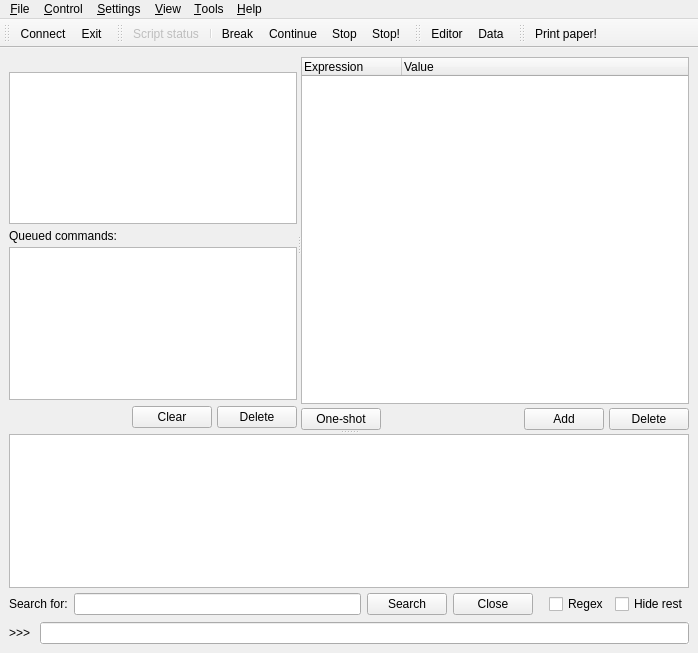
<?xml version="1.0" encoding="UTF-8"?>
<ui version="4.0">
 <class>MainWindow</class>
 <widget class="QMainWindow" name="MainWindow">
  <property name="geometry">
   <rect>
    <x>0</x>
    <y>0</y>
    <width>698</width>
    <height>653</height>
   </rect>
  </property>
  <property name="windowIcon">
   <iconset resource="../../resources/nicm-gui.qrc">
    <normaloff>:/sunny</normaloff>:/sunny</iconset>
  </property>
  <property name="toolButtonStyle">
   <enum>Qt::ToolButtonIconOnly</enum>
  </property>
  <widget class="QWidget" name="centralwidget">
   <layout class="QVBoxLayout" name="verticalLayout">
    <item>
     <widget class="QSplitter" name="mainSplitter">
      <property name="orientation">
       <enum>Qt::Vertical</enum>
      </property>
      <widget class="QSplitter" name="topSplitter">
       <property name="orientation">
        <enum>Qt::Horizontal</enum>
       </property>
       <widget class="QWidget" name="layoutWidget">
        <layout class="QVBoxLayout" name="tracelayout">
         <property name="spacing">
          <number>1</number>
         </property>
         <property name="margin">
          <number>0</number>
         </property>
         <item>
          <widget class="QLabel" name="statusLabel">
           <property name="text">
            <string>&lt;status&gt;</string>
           </property>
          </widget>
         </item>
         <item>
          <widget class="QListWidget" name="traceView">
           <property name="frameShadow">
            <enum>QFrame::Plain</enum>
           </property>
          </widget>
         </item>
         <item>
          <widget class="QFrame" name="queueFrame">
           <layout class="QGridLayout" name="gridLayout_2">
            <property name="leftMargin">
             <number>0</number>
            </property>
            <property name="topMargin">
             <number>4</number>
            </property>
            <property name="rightMargin">
             <number>0</number>
            </property>
            <property name="bottomMargin">
             <number>0</number>
            </property>
            <property name="horizontalSpacing">
             <number>5</number>
            </property>
            <property name="verticalSpacing">
             <number>4</number>
            </property>
            <item row="1" column="0" colspan="3">
             <widget class="QListWidget" name="queueView"/>
            </item>
            <item row="2" column="0">
             <spacer name="horizontalSpacer_2">
              <property name="orientation">
               <enum>Qt::Horizontal</enum>
              </property>
              <property name="sizeType">
               <enum>QSizePolicy::MinimumExpanding</enum>
              </property>
              <property name="sizeHint" stdset="0">
               <size>
                <width>118</width>
                <height>26</height>
               </size>
              </property>
             </spacer>
            </item>
            <item row="2" column="1">
             <widget class="QPushButton" name="clearQueue">
              <property name="text">
               <string>Clear</string>
              </property>
             </widget>
            </item>
            <item row="2" column="2">
             <widget class="QPushButton" name="deleteQueueItem">
              <property name="text">
               <string>Delete</string>
              </property>
             </widget>
            </item>
            <item row="0" column="0" colspan="3">
             <widget class="QLabel" name="label_3">
              <property name="text">
               <string>Queued commands:</string>
              </property>
             </widget>
            </item>
           </layout>
          </widget>
         </item>
        </layout>
       </widget>
       <widget class="QWidget" name="layoutWidget">
        <layout class="QGridLayout" name="gridLayout">
         <property name="horizontalSpacing">
          <number>5</number>
         </property>
         <property name="verticalSpacing">
          <number>4</number>
         </property>
         <property name="margin">
          <number>0</number>
         </property>
         <item row="0" column="0" colspan="4">
          <widget class="QTreeWidget" name="watchView">
           <property name="sizePolicy">
            <sizepolicy hsizetype="MinimumExpanding" vsizetype="Expanding">
             <horstretch>0</horstretch>
             <verstretch>0</verstretch>
            </sizepolicy>
           </property>
           <property name="autoFillBackground">
            <bool>true</bool>
           </property>
           <property name="frameShadow">
            <enum>QFrame::Plain</enum>
           </property>
           <property name="alternatingRowColors">
            <bool>true</bool>
           </property>
           <property name="allColumnsShowFocus">
            <bool>true</bool>
           </property>
           <column>
            <property name="text">
             <string>Expression</string>
            </property>
           </column>
           <column>
            <property name="text">
             <string>Value</string>
            </property>
           </column>
          </widget>
         </item>
         <item row="1" column="2">
          <widget class="QPushButton" name="addWatch">
           <property name="text">
            <string>Add</string>
           </property>
          </widget>
         </item>
         <item row="1" column="3">
          <widget class="QPushButton" name="deleteWatch">
           <property name="text">
            <string>Delete</string>
           </property>
          </widget>
         </item>
         <item row="1" column="1">
          <spacer name="horizontalSpacer">
           <property name="orientation">
            <enum>Qt::Horizontal</enum>
           </property>
           <property name="sizeType">
            <enum>QSizePolicy::Expanding</enum>
           </property>
           <property name="sizeHint" stdset="0">
            <size>
             <width>138</width>
             <height>20</height>
            </size>
           </property>
          </spacer>
         </item>
         <item row="1" column="0">
          <widget class="QPushButton" name="oneShotEval">
           <property name="text">
            <string>One-shot</string>
           </property>
          </widget>
         </item>
        </layout>
       </widget>
      </widget>
      <widget class="QWidget" name="layoutWidget">
       <layout class="QVBoxLayout" name="outViewLayout">
        <property name="spacing">
         <number>3</number>
        </property>
        <property name="margin">
         <number>0</number>
        </property>
        <item>
         <widget class="OutputView" name="outView">
          <property name="autoFillBackground">
           <bool>true</bool>
          </property>
          <property name="frameShadow">
           <enum>QFrame::Plain</enum>
          </property>
          <property name="tabChangesFocus">
           <bool>true</bool>
          </property>
          <property name="undoRedoEnabled">
           <bool>false</bool>
          </property>
          <property name="lineWrapMode">
           <enum>QTextEdit::NoWrap</enum>
          </property>
          <property name="readOnly">
           <bool>true</bool>
          </property>
          <property name="textInteractionFlags">
           <set>Qt::TextBrowserInteraction</set>
          </property>
          <property name="openLinks">
           <bool>false</bool>
          </property>
         </widget>
        </item>
        <item>
         <widget class="QFrame" name="grepPanel">
          <property name="sizePolicy">
           <sizepolicy hsizetype="Preferred" vsizetype="Preferred">
            <horstretch>0</horstretch>
            <verstretch>0</verstretch>
           </sizepolicy>
          </property>
          <property name="frameShape">
           <enum>QFrame::NoFrame</enum>
          </property>
          <property name="frameShadow">
           <enum>QFrame::Raised</enum>
          </property>
          <layout class="QHBoxLayout" name="horizontalLayout_2">
           <property name="leftMargin">
            <number>0</number>
           </property>
           <property name="topMargin">
            <number>2</number>
           </property>
           <property name="rightMargin">
            <number>0</number>
           </property>
           <property name="bottomMargin">
            <number>1</number>
           </property>
           <item>
            <widget class="QLabel" name="label_2">
             <property name="text">
              <string>Search for:</string>
             </property>
            </widget>
           </item>
           <item>
            <widget class="HistoryLineEdit" name="grepText"/>
           </item>
           <item>
            <widget class="QPushButton" name="grepSearch">
             <property name="sizePolicy">
              <sizepolicy hsizetype="Minimum" vsizetype="Ignored">
               <horstretch>0</horstretch>
               <verstretch>0</verstretch>
              </sizepolicy>
             </property>
             <property name="text">
              <string>Search</string>
             </property>
             <property name="autoDefault">
              <bool>false</bool>
             </property>
            </widget>
           </item>
           <item>
            <widget class="QPushButton" name="grepClose">
             <property name="sizePolicy">
              <sizepolicy hsizetype="Preferred" vsizetype="Ignored">
               <horstretch>0</horstretch>
               <verstretch>0</verstretch>
              </sizepolicy>
             </property>
             <property name="text">
              <string>Close</string>
             </property>
            </widget>
           </item>
           <item>
            <spacer name="horizontalSpacer_3">
             <property name="orientation">
              <enum>Qt::Horizontal</enum>
             </property>
             <property name="sizeType">
              <enum>QSizePolicy::Fixed</enum>
             </property>
             <property name="sizeHint" stdset="0">
              <size>
               <width>10</width>
               <height>20</height>
              </size>
             </property>
            </spacer>
           </item>
           <item>
            <widget class="QCheckBox" name="grepRegex">
             <property name="text">
              <string>Regex</string>
             </property>
            </widget>
           </item>
           <item>
            <widget class="QCheckBox" name="grepHideRest">
             <property name="text">
              <string>Hide rest</string>
             </property>
            </widget>
           </item>
          </layout>
         </widget>
        </item>
       </layout>
      </widget>
     </widget>
    </item>
    <item>
     <layout class="QHBoxLayout" name="horizontalLayout">
      <property name="topMargin">
       <number>0</number>
      </property>
      <property name="bottomMargin">
       <number>0</number>
      </property>
      <item>
       <widget class="QLabel" name="label">
        <property name="text">
         <string>&gt;&gt;&gt; </string>
        </property>
        <property name="buddy">
         <cstring>commandInput</cstring>
        </property>
       </widget>
      </item>
      <item>
       <widget class="HistoryLineEdit" name="commandInput">
        <property name="autoFillBackground">
         <bool>true</bool>
        </property>
       </widget>
      </item>
     </layout>
    </item>
   </layout>
  </widget>
  <widget class="QMenuBar" name="menubar">
   <property name="geometry">
    <rect>
     <x>0</x>
     <y>0</y>
     <width>698</width>
     <height>23</height>
    </rect>
   </property>
   <widget class="QMenu" name="menuFile">
    <property name="title">
     <string>&amp;File</string>
    </property>
    <addaction name="actionConnect"/>
    <addaction name="separator"/>
    <addaction name="actionGrep"/>
    <addaction name="actionSave"/>
    <addaction name="actionPrint"/>
    <addaction name="separator"/>
    <addaction name="actionExit"/>
   </widget>
   <widget class="QMenu" name="menuControl">
    <property name="title">
     <string>&amp;Control</string>
    </property>
    <addaction name="actionBreak"/>
    <addaction name="actionContinue"/>
    <addaction name="actionStop"/>
    <addaction name="actionEmergencyStop"/>
    <addaction name="separator"/>
    <addaction name="actionRunCommand"/>
    <addaction name="actionReload"/>
   </widget>
   <widget class="QMenu" name="menuSettings">
    <property name="title">
     <string>&amp;Settings</string>
    </property>
    <addaction name="actionFont"/>
    <addaction name="actionColor"/>
    <addaction name="separator"/>
    <addaction name="actionConnectionData"/>
    <addaction name="actionPreferences"/>
   </widget>
   <widget class="QMenu" name="menuView">
    <property name="title">
     <string>&amp;View</string>
    </property>
    <addaction name="actionUserEditor"/>
    <addaction name="actionAnalysis"/>
   </widget>
   <widget class="QMenu" name="menuHelp">
    <property name="title">
     <string>&amp;Help</string>
    </property>
    <addaction name="actionAbout"/>
    <addaction name="actionAboutQt"/>
   </widget>
   <widget class="QMenu" name="menuTools">
    <property name="title">
     <string>&amp;Tools</string>
    </property>
   </widget>
   <addaction name="menuFile"/>
   <addaction name="menuControl"/>
   <addaction name="menuSettings"/>
   <addaction name="menuView"/>
   <addaction name="menuTools"/>
   <addaction name="menuHelp"/>
  </widget>
  <widget class="QToolBar" name="toolBarMain">
   <property name="windowTitle">
    <string>Connection</string>
   </property>
   <property name="toolButtonStyle">
    <enum>Qt::ToolButtonTextBesideIcon</enum>
   </property>
   <attribute name="toolBarArea">
    <enum>TopToolBarArea</enum>
   </attribute>
   <attribute name="toolBarBreak">
    <bool>false</bool>
   </attribute>
   <addaction name="actionConnect"/>
   <addaction name="actionExit"/>
  </widget>
  <widget class="QToolBar" name="toolBarControl">
   <property name="windowTitle">
    <string>Control</string>
   </property>
   <property name="toolButtonStyle">
    <enum>Qt::ToolButtonIconOnly</enum>
   </property>
   <attribute name="toolBarArea">
    <enum>TopToolBarArea</enum>
   </attribute>
   <attribute name="toolBarBreak">
    <bool>false</bool>
   </attribute>
   <addaction name="actionStatus"/>
   <addaction name="separator"/>
   <addaction name="actionBreak"/>
   <addaction name="actionContinue"/>
   <addaction name="actionStop"/>
   <addaction name="actionEmergencyStop"/>
  </widget>
  <widget class="QToolBar" name="toolBarTools">
   <property name="windowTitle">
    <string>View</string>
   </property>
   <property name="toolButtonStyle">
    <enum>Qt::ToolButtonTextBesideIcon</enum>
   </property>
   <attribute name="toolBarArea">
    <enum>TopToolBarArea</enum>
   </attribute>
   <attribute name="toolBarBreak">
    <bool>false</bool>
   </attribute>
   <addaction name="actionUserEditor"/>
   <addaction name="actionAnalysis"/>
  </widget>
  <widget class="QToolBar" name="printPaperBar">
   <property name="enabled">
    <bool>true</bool>
   </property>
   <property name="windowTitle">
    <string>Magic</string>
   </property>
   <property name="movable">
    <bool>true</bool>
   </property>
   <property name="toolButtonStyle">
    <enum>Qt::ToolButtonTextBesideIcon</enum>
   </property>
   <property name="floatable">
    <bool>true</bool>
   </property>
   <attribute name="toolBarArea">
    <enum>TopToolBarArea</enum>
   </attribute>
   <attribute name="toolBarBreak">
    <bool>false</bool>
   </attribute>
   <addaction name="actionPrintPaper"/>
  </widget>
  <action name="actionConnect">
   <property name="checkable">
    <bool>true</bool>
   </property>
   <property name="icon">
    <iconset resource="../../resources/nicm-gui.qrc">
     <normaloff>:/connect</normaloff>
     <normalon>:/disconnect</normalon>:/connect</iconset>
   </property>
   <property name="text">
    <string>&amp;Connect to server...</string>
   </property>
   <property name="iconText">
    <string>Connect</string>
   </property>
   <property name="toolTip">
    <string>Establish or break connection to server</string>
   </property>
   <property name="shortcut">
    <string>Ctrl+Shift+C</string>
   </property>
  </action>
  <action name="actionSave">
   <property name="icon">
    <iconset resource="../../resources/nicm-gui.qrc">
     <normaloff>:/save</normaloff>:/save</iconset>
   </property>
   <property name="text">
    <string>&amp;Save log...</string>
   </property>
   <property name="toolTip">
    <string>Save log window text</string>
   </property>
   <property name="shortcut">
    <string>Ctrl+S</string>
   </property>
  </action>
  <action name="actionPrint">
   <property name="icon">
    <iconset resource="../../resources/nicm-gui.qrc">
     <normaloff>:/print</normaloff>:/print</iconset>
   </property>
   <property name="text">
    <string>&amp;Print log...</string>
   </property>
   <property name="toolTip">
    <string>Print log window text</string>
   </property>
   <property name="shortcut">
    <string>Ctrl+P</string>
   </property>
  </action>
  <action name="actionExit">
   <property name="icon">
    <iconset resource="../../resources/nicm-gui.qrc">
     <normaloff>:/quit</normaloff>:/quit</iconset>
   </property>
   <property name="text">
    <string>E&amp;xit</string>
   </property>
   <property name="toolTip">
    <string>Exit program</string>
   </property>
   <property name="shortcut">
    <string>Ctrl+Q</string>
   </property>
   <property name="menuRole">
    <enum>QAction::QuitRole</enum>
   </property>
  </action>
  <action name="actionBreak">
   <property name="checkable">
    <bool>false</bool>
   </property>
   <property name="icon">
    <iconset resource="../../resources/nicm-gui.qrc">
     <normaloff>:/break</normaloff>:/break</iconset>
   </property>
   <property name="text">
    <string>&amp;Break</string>
   </property>
   <property name="toolTip">
    <string>Break running script</string>
   </property>
  </action>
  <action name="actionStop">
   <property name="icon">
    <iconset resource="../../resources/nicm-gui.qrc">
     <normaloff>:/stop</normaloff>:/stop</iconset>
   </property>
   <property name="text">
    <string>&amp;Stop</string>
   </property>
   <property name="toolTip">
    <string>Stop running script</string>
   </property>
  </action>
  <action name="actionEmergencyStop">
   <property name="icon">
    <iconset resource="../../resources/nicm-gui.qrc">
     <normaloff>:/emergency</normaloff>:/emergency</iconset>
   </property>
   <property name="text">
    <string>&amp;Emergency Stop</string>
   </property>
   <property name="iconText">
    <string>Stop!</string>
   </property>
   <property name="toolTip">
    <string>Stop script immediately and execute emergency stop actions</string>
   </property>
  </action>
  <action name="actionRunCommand">
   <property name="text">
    <string>Run &amp;command...</string>
   </property>
  </action>
  <action name="actionReload">
   <property name="text">
    <string>Reload &amp;NICM</string>
   </property>
   <property name="toolTip">
    <string>Reload nicm modules on server</string>
   </property>
   <property name="shortcut">
    <string>Ctrl+Shift+R</string>
   </property>
  </action>
  <action name="actionConnectionData">
   <property name="text">
    <string>Connection &amp;data...</string>
   </property>
  </action>
  <action name="actionFont">
   <property name="text">
    <string>&amp;Font...</string>
   </property>
  </action>
  <action name="actionColor">
   <property name="text">
    <string>&amp;Color...</string>
   </property>
  </action>
  <action name="actionUserEditor">
   <property name="icon">
    <iconset resource="../../resources/nicm-gui.qrc">
     <normaloff>:/editor</normaloff>:/editor</iconset>
   </property>
   <property name="text">
    <string>User &amp;editor</string>
   </property>
   <property name="iconText">
    <string>Editor</string>
   </property>
   <property name="shortcut">
    <string>Ctrl+E</string>
   </property>
  </action>
  <action name="actionAbout">
   <property name="text">
    <string>&amp;About...</string>
   </property>
   <property name="menuRole">
    <enum>QAction::AboutRole</enum>
   </property>
  </action>
  <action name="actionStatus">
   <property name="enabled">
    <bool>false</bool>
   </property>
   <property name="icon">
    <iconset>
     <disabledoff>:/idle</disabledoff>
    </iconset>
   </property>
   <property name="text">
    <string>Script status</string>
   </property>
  </action>
  <action name="actionPreferences">
   <property name="text">
    <string>&amp;Preferences...</string>
   </property>
  </action>
  <action name="actionAboutQt">
   <property name="text">
    <string>About Qt...</string>
   </property>
  </action>
  <action name="actionContinue">
   <property name="icon">
    <iconset resource="../../resources/nicm-gui.qrc">
     <normaloff>:/continue</normaloff>:/continue</iconset>
   </property>
   <property name="text">
    <string>&amp;Continue</string>
   </property>
   <property name="toolTip">
    <string>Continue script</string>
   </property>
   <property name="visible">
    <bool>false</bool>
   </property>
  </action>
  <action name="actionAnalysis">
   <property name="icon">
    <iconset resource="../../resources/nicm-gui.qrc">
     <normaloff>:/plotter</normaloff>:/plotter</iconset>
   </property>
   <property name="text">
    <string>Data &amp;Analysis</string>
   </property>
   <property name="iconText">
    <string>Data</string>
   </property>
   <property name="shortcut">
    <string>Ctrl+D</string>
   </property>
  </action>
  <action name="actionPrintPaper">
   <property name="icon">
    <iconset resource="../../resources/nicm-gui.qrc">
     <normaloff>:/print</normaloff>:/print</iconset>
   </property>
   <property name="text">
    <string>Print paper!</string>
   </property>
   <property name="shortcut">
    <string>Ctrl+Shift+P</string>
   </property>
  </action>
  <action name="actionGrep">
   <property name="text">
    <string>S&amp;earch in log...</string>
   </property>
   <property name="shortcut">
    <string>Ctrl+F</string>
   </property>
  </action>
 </widget>
 <customwidgets>
  <customwidget>
   <class>HistoryLineEdit</class>
   <extends>QLineEdit</extends>
   <header>nicm.gui.histedit.h</header>
  </customwidget>
  <customwidget>
   <class>OutputView</class>
   <extends>QTextBrowser</extends>
   <header>nicm.gui.outview.h</header>
  </customwidget>
 </customwidgets>
 <resources>
  <include location="../../resources/nicm-gui.qrc"/>
 </resources>
 <connections>
  <connection>
   <sender>actionExit</sender>
   <signal>triggered()</signal>
   <receiver>MainWindow</receiver>
   <slot>close()</slot>
   <hints>
    <hint type="sourcelabel">
     <x>-1</x>
     <y>-1</y>
    </hint>
    <hint type="destinationlabel">
     <x>315</x>
     <y>326</y>
    </hint>
   </hints>
  </connection>
 </connections>
</ui>
